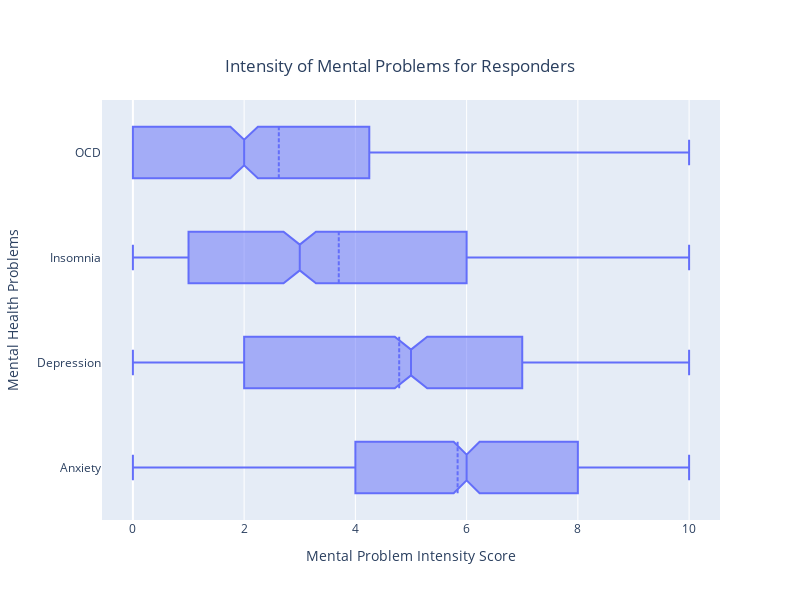

The cell this chart's notebook holds for it:
### Code cell
fig11 = px.box(mental_problem, 
               # 横向显示：horizontal
               orientation='h', 
               # 在中位数的位置添加凹槽
               notched=True,
               title='Intensity of Mental Problems for Responders'
              )

# 添加平均数虚线
fig11.update_traces(boxmean=True)

fig11.update_layout(
    width=800, height=600,
    title_x=0.5, title_y=0.9,
    # xlabel
    xaxis_title='Mental Problem Intensity Score', yaxis_title='Mental Health Problems',
#     plot_bgcolor='dimgrey'
)

fig11.show()

### Figure 1 — Plotly figure (JSON) as saved in the notebook; plotly's stock layout.template omitted (floating-point values rounded to 4 significant figures; data arrays with more than 128 entries replaced by an {"elided": "..."} marker saying what was removed)
{"data": [{"alignmentgroup": "True", "boxmean": true, "hovertemplate": "value=%{x}<br>variable=%{y}<extra></extra>", "legendgroup": "", "marker": {"color": "#636efa"}, "name": "", "notched": true, "offsetgroup": "", "orientation": "h", "showlegend": false, "type": "box", "x": {"elided": "2900 float values"}, "x0": " ", "xaxis": "x", "y": {"elided": "2900 str values"}, "y0": " ", "yaxis": "y"}], "layout": {"boxmode": "group", "height": 600, "legend": {"tracegroupgap": 0}, "title": {"text": "Intensity of Mental Problems for Responders", "x": 0.5, "y": 0.9}, "width": 800, "xaxis": {"anchor": "y", "domain": [0, 1], "title": {"text": "Mental Problem Intensity Score"}}, "yaxis": {"anchor": "x", "domain": [0, 1], "title": {"text": "Mental Health Problems"}}}}
